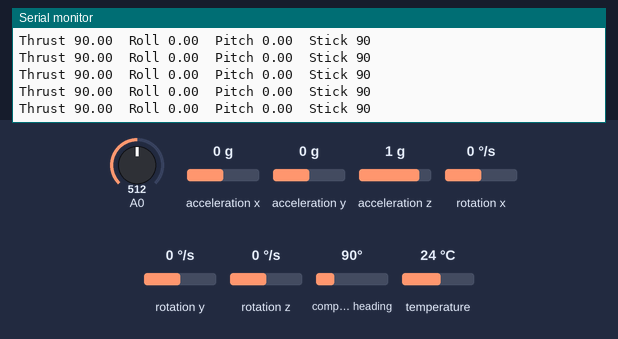
Recording of a sketch running on a simulated Arduino Uno, built with avr-gcc and run on an emulated ATmega328P. Shown: the last lines printed to the serial monitor. The test bench sets the inputs (shaded band); at power-on: A0 = 512, acceleration x 0 g, acceleration y 0 g, acceleration z 1 g, rotation x 0 °/s, rotation y 0 °/s, rotation z 0 °/s, compass heading 90°, temperature 24 °C.

Above: at 4.2 s.
4.3 s: A0 set to 556
At 4.8 s:
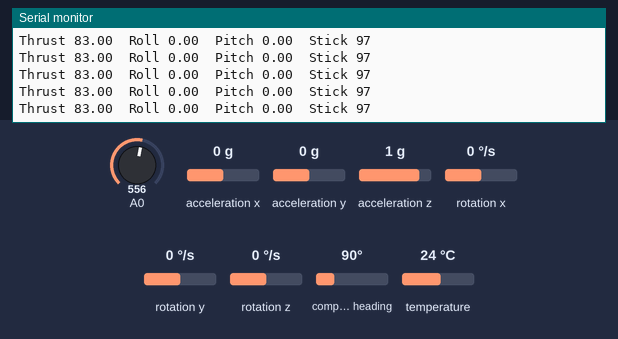
5.8 s: A0 set to 583
At 6.8 s:
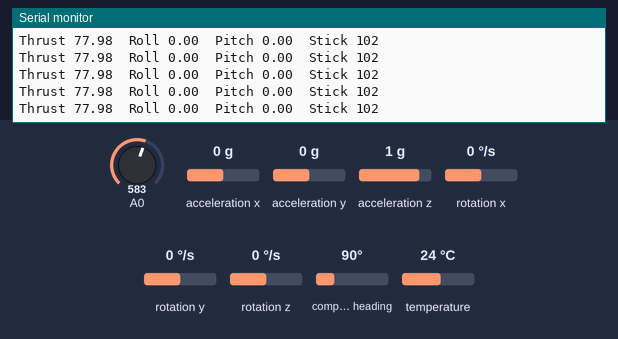
Timing chart, 0 to 8.8 s (numbered marks = the images above; inputs shaded):
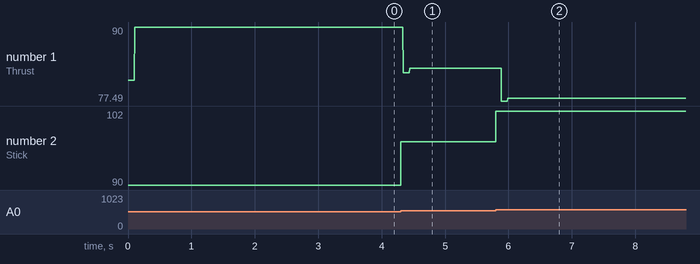

Measured:
- after the input at 4.3 s, the serial monitor: prints a new line at once (image 1)
- after the input at 5.8 s, the serial monitor: prints a new line at once (image 2)
- plotted number 1: 90 → 82.99 after the input at 4.3 s, 82.99 → 77.91 after the input at 5.8 s
- plotted number 2: 90 → 97 after the input at 4.3 s, 97 → 102 after the input at 5.8 s

The sketch:

single_axis_test.ino
```cpp
#include <Wire.h>
#include <Adafruit_LSM9DS1.h>
#include <Adafruit_Sensor.h>  // not used in this demo but required!
// i2c
Adafruit_LSM9DS1 lsm = Adafruit_LSM9DS1();

#define LSM9DS1_SCK A5
#define LSM9DS1_MISO 12
#define LSM9DS1_MOSI A4
#define LSM9DS1_XGCS 6
#define LSM9DS1_MCS 5

float accPitch = 0;
float accRoll = 0;
float accmagYaw = 0;

float compPitch = 0;
float compRoll = 0;
float compYaw = 0;


#include <PID_v1.h>

//Define Variables we'll be connecting to
double Setpoint, Input, Output, Out, Inmate;

//Define the aggressive and conservative Tuning Parameters
double aggKp=1, aggKi=0.001, aggKd=0.01;

double consKp=0.2, consKi=0.001, consKd=0.001;                      //double consKp=1, consKi=0.05, consKd=0.25;

//Specify the links and initial tuning parameters
PID myPID(&Input, &Output, &Setpoint, aggKp, aggKi, aggKd, DIRECT);

int val;
int stick;

void setup()
{
  Serial.begin(115200);

  while (!Serial) {delay(1);}
  if (!lsm.begin()){while (1);}

  lsm.setupAccel(lsm.LSM9DS1_ACCELRANGE_16G);
  lsm.setupMag(lsm.LSM9DS1_MAGGAIN_16GAUSS);
  lsm.setupGyro(lsm.LSM9DS1_GYROSCALE_2000DPS);

  //initialize the variables we're linked to
  Input = 0;
  Setpoint = 0;

  //turn the PID on
  myPID.SetMode(AUTOMATIC);

  myPID.SetOutputLimits(-90,90);
}

void loop()
{
  lsm.read();
  sensors_event_t a, m, g, temp;
  lsm.getEvent(&a, &m, &g, &temp);

  double kt = (double)micros();
  double dt = (double)(micros() - kt) / 1000000;

  accRoll  = (atan2(a.acceleration.y, a.acceleration.z) * 180.0) / M_PI;
  compRoll = 0.5 * (compRoll + g.gyro.x * dt) + 0.5 * accRoll;

  accPitch = -(atan2(a.acceleration.x, sqrt(a.acceleration.y * a.acceleration.y + a.acceleration.z * a.acceleration.z)) * 180.0) / M_PI;
  //accPitch  = (atan2(a.acceleration.x, a.acceleration.z) * 180.0) / M_PI;
  compPitch = 0.5 * (compPitch + g.gyro.y * dt) + 0.5 * accPitch;


  val = analogRead(A0);
  stick = map(val,0,1023,0,180);

  Setpoint = 90;

  Input = compRoll + stick;

    /*double gap = abs(Setpoint-Input); //distance away from setpoint
    if (gap < 10)
    {  //we're close to setpoint, use conservative tuning parameters
    myPID.SetTunings(consKp, consKi, consKd);
    }else{
     //we're far from setpoint, use aggressive tuning parameters
     myPID.SetTunings(aggKp, aggKi, aggKd);
     }*/

  /*if(Setpoint-Inmate<0){
    Input=-Inmate+180;}*/

  myPID.Compute();

  /*if(Setpoint-Inmate<0){
    Out=-Output+90;
  }else{
    Out=Output+90;}*/

  Serial.print("Thrust ");
  Serial.print(Output+90);
  Serial.print("\t");
  Serial.print("Roll ");
  Serial.print(compRoll);
  Serial.print("\t");
  Serial.print("Pitch ");
  Serial.print(compPitch);
  Serial.print("\t");
  Serial.print("Stick ");
  Serial.print(stick);
  Serial.print("\t");

  Serial.println();
}
```
